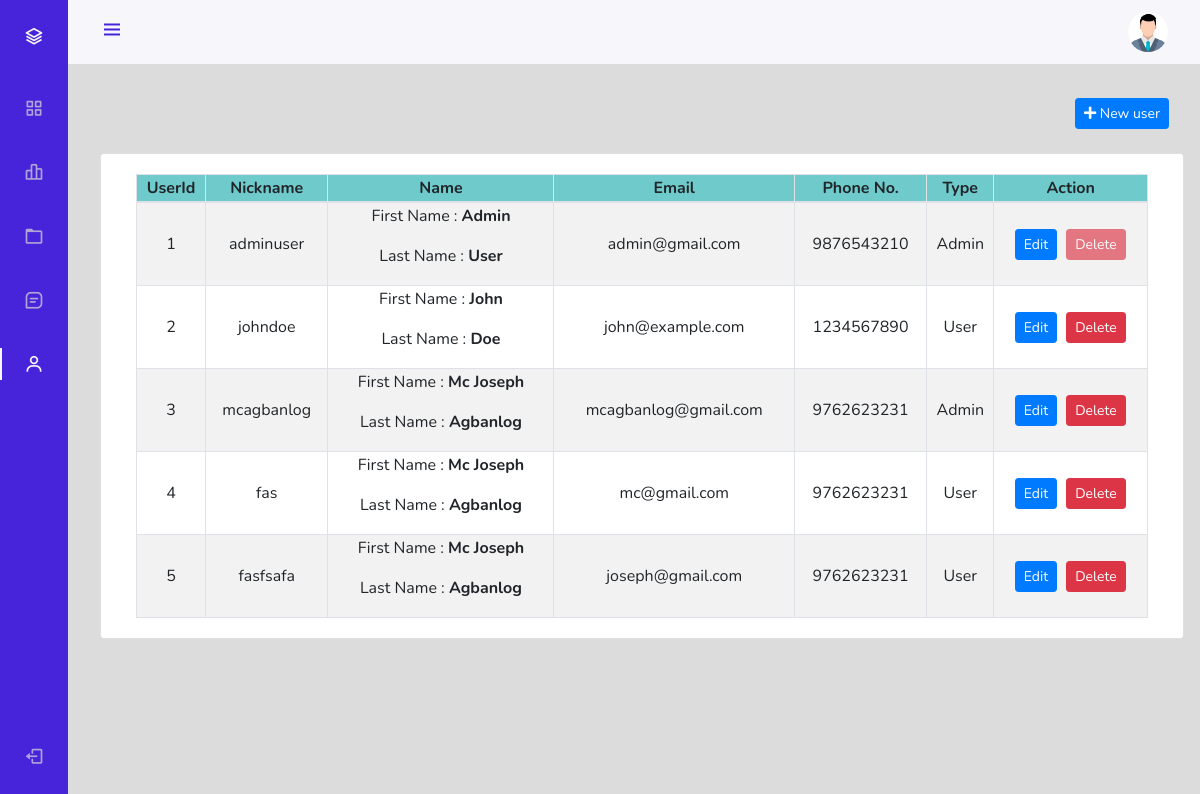
/admin/index.php?page=userManage (signed in), run on an earlier commit of the app's database.
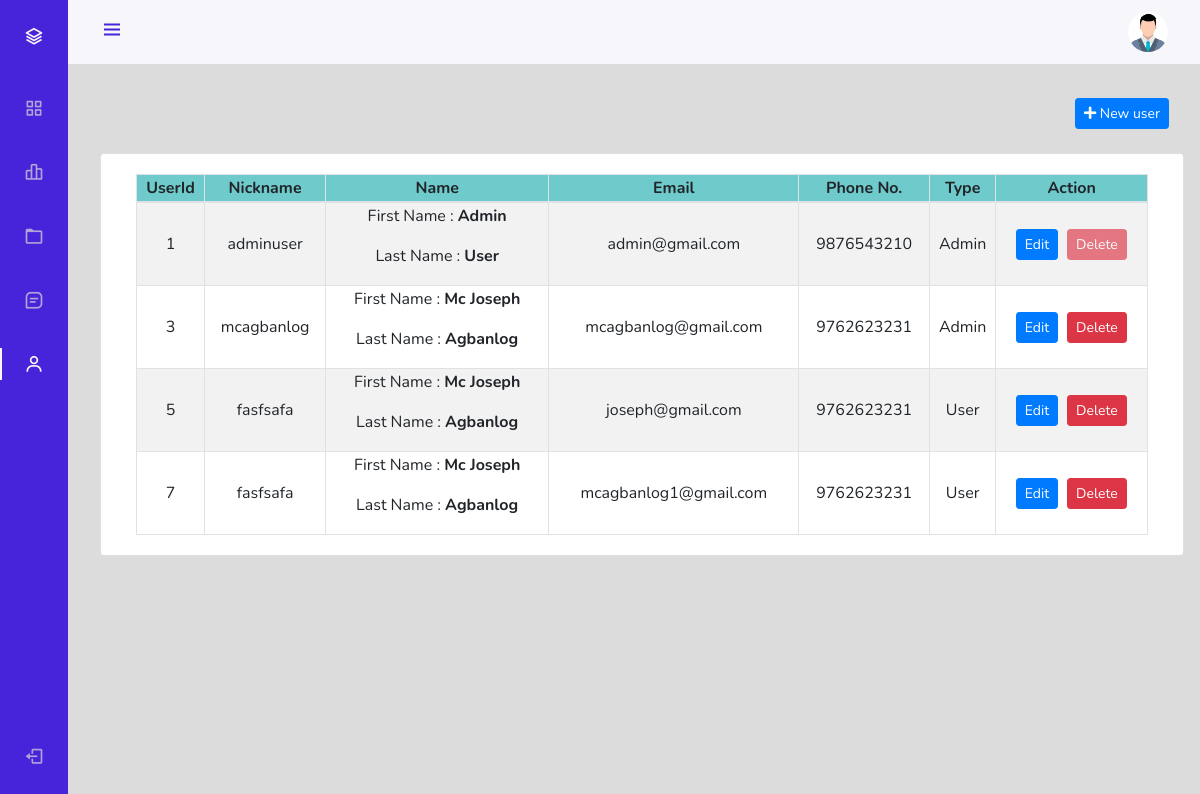
And on a later commit of the database.
### tables this page shows
CREATE TABLE `users` (
  `userId` int NOT NULL,
  `nickname` varchar(21) NOT NULL,
  `firstName` varchar(21) NOT NULL,
  `lastName` varchar(21) NOT NULL,
  `email` varchar(35) NOT NULL,
  `phone` bigint NOT NULL,
  `userType` enum('0','1') NOT NULL DEFAULT '0' COMMENT '0=customer, 1=admin',
  `password` varchar(255) NOT NULL,
  `joinDate` datetime NOT NULL DEFAULT CURRENT_TIMESTAMP
);

### admin/userManage.php (the view, shortened to what this page needs)
<div class="container-fluid" style="margin-top:98px">
    <div class="row">
        <div class="col-lg-12">
            <button class="btn btn-primary float-right btn-sm" data-toggle="modal" data-target="#newUser"><i class="fa fa-plus"></i> New user</button>
        </div>
    </div>
    <br>
    <div class="row">
        <div class="card col-lg-12">
            <div class="card-body">
                <table class="table-striped table-bordered col-md-12 text-center">
                    <thead style="background-color: rgb(111 202 203);">
                        <tr>
                            <th>UserId</th>
                            <th>Nickname</th>
                            <th>Name</th>
                            <th>Email</th>
                            <th>Phone No.</th>
                            <th>Type</th>
                            <th>Action</th>
                        </tr>
                    </thead>
                    <tbody>
                        <?php
                        $sql = "SELECT * FROM users";
                        $result = mysqli_query($conn, $sql);
                        while ($row = mysqli_fetch_assoc($result)) {
                            $Id = $row['userId'];
                            $nickname = $row['nickname'];
                            $firstName = $row['firstName'];
                            $lastName = $row['lastName'];
                            $email = $row['email'];
                            $phone = $row['phone'];
                            $userType = $row['userType'];
                            if ($userType == 0)
                                $userType = "User";
                            else
                                $userType = "Admin";
                            echo '<tr>
                                    <td>' . $Id . '</td>
                                    <td>' . $nickname . '</td>
                                    <td>
                                        <p>First Name : <b>' . $firstName . '</b></p>
                                        <p>Last Name : <b>' . $lastName . '</b></p>
                                    </td>
                                    <td>' . $email . '</td>
                                    <td>' . $phone . '</td>
                                    <td>' . $userType . '</td>
                                    <td class="text-center">
                                        <div class="row mx-auto" style="width:112px">
                                            <button class="btn btn-sm btn-primary" data-toggle="modal" data-target="#editUser' . $Id . '" type="button">Edit</button>';
                            if ($Id == 1) {
                                echo '<button class="btn btn-sm btn-danger" disabled style="margin-left:9px;">Delete</button>';
                            } else {
                                echo '<form action="partials/_userManage.php" method="POST">
                                                        <button name="removeUser" class="btn btn-sm btn-danger" style="margin-left:9px;">Delete</button>
                                                        <input type="hidden" name="Id" value="' . $Id . '">
                                                    </form>';
                            }
                            echo '</div>
                                    </td>
                                </tr>';
                        }
                        ?>
                    </tbody>
                </table>
            </div>
        </div>
    </div>
</div>

What changed in the data, as far as the page shows it:
removed users: userId "2", nickname "johndoe", firstName "John", lastName "Doe", email "john@example.com", phone "1234567890", userType "User"
removed users: userId "4", nickname "fas", firstName "Mc Joseph", lastName "Agbanlog", email "mc@gmail.com", phone "9762623231", userType "User"
added users: userId "7", nickname "fasfsafa", firstName "Mc Joseph", lastName "Agbanlog", email "mcagbanlog1@gmail.com", phone "9762623231", userType "User"
